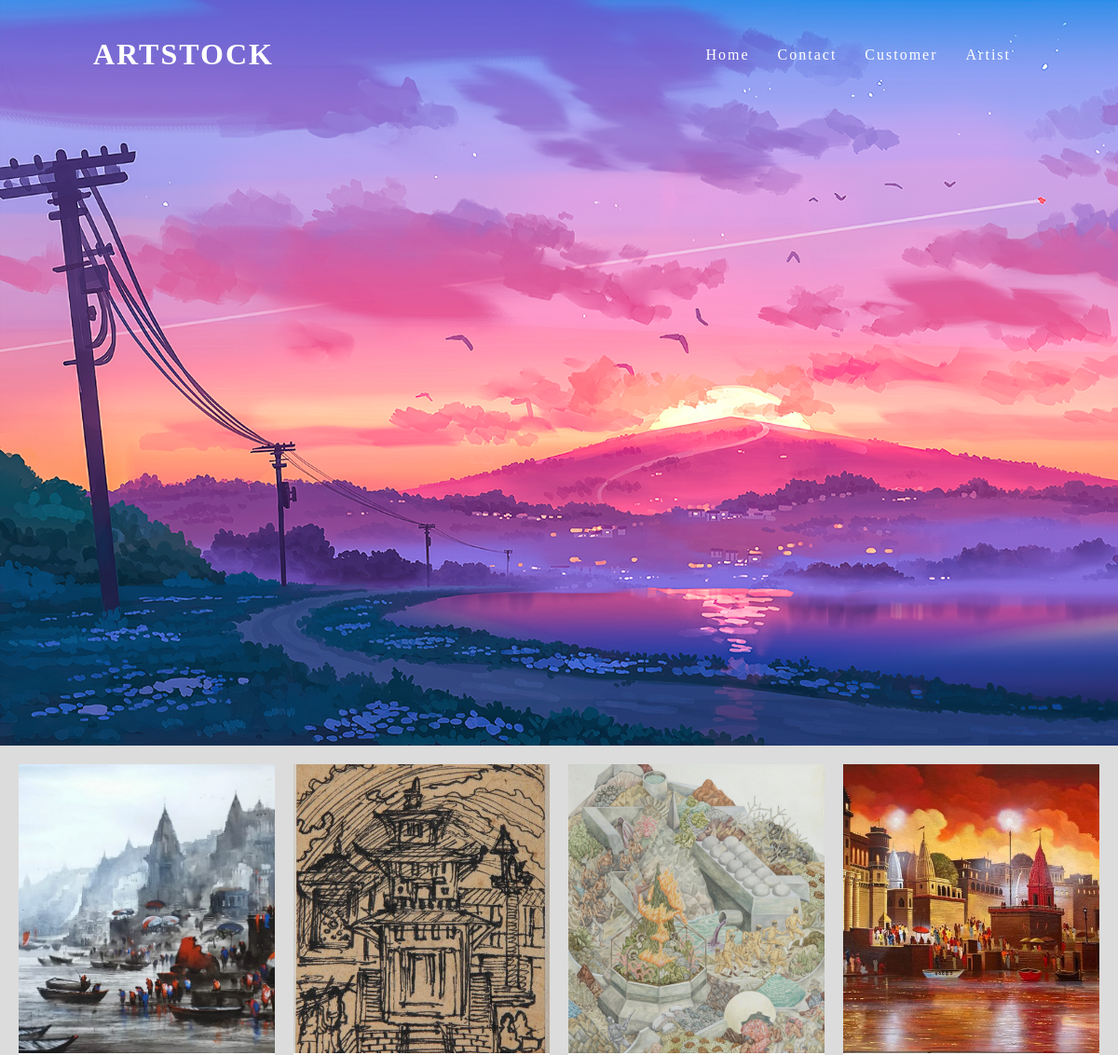
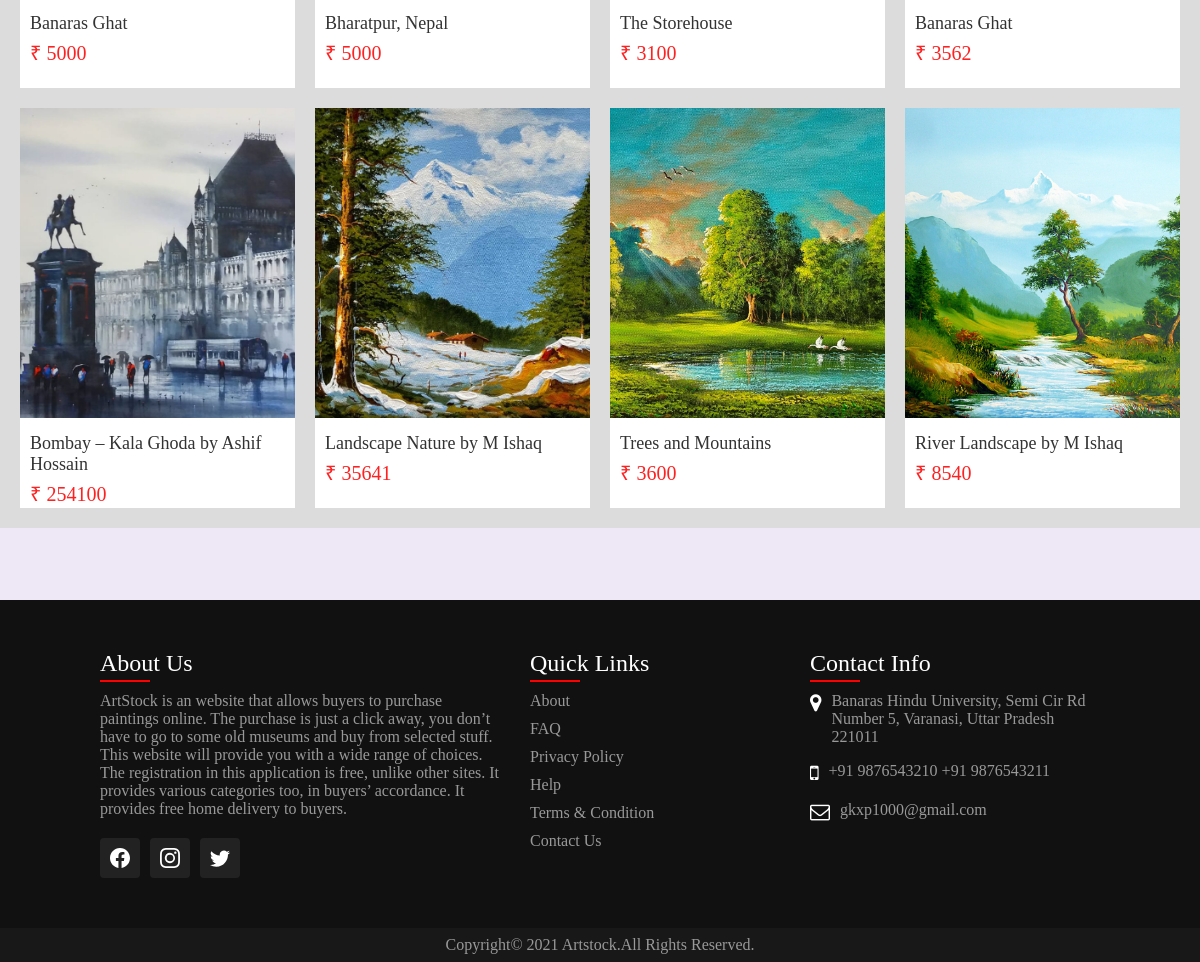
The page / on the database its author committed (2 pictures, top to bottom).
### stock/models.py (models this page shows, shortened)
class Art(models.Model):
	Artist_id = models.ForeignKey(Artist,on_delete=models.CASCADE)
	Art_id = models.AutoField(primary_key=True)
	quantity = models.IntegerField(blank=False)
	name = models.CharField(max_length=50,blank=False)
	descrip = models.TextField(blank=False)
	price = models.CharField(max_length=12,blank=False)
	image = models.ImageField(null=False, blank=False)
	CATEGORY_GAMES		=	"Games"
	CATEGORY_FICTION	=	"Fiction"
	CATEGORY_NATURE		=	"Natures"
	CATEGORY_GEOMETRIC	=	"Geometric"
	CATEGORY_MYSTERIOUS	=	"Mysterious"
	CATEGORY_ACTORS		=	"Actors"
	CATEGORY_MULTIVERSE	=	"Multiverse"
	CATEGORY_COMICS		= 	"Comics"
	CATEGORY_REALISTIC	=	"Realistic"
	CATEGORY_CONCEPTUAL	=	"Conceptual"
	CATEGORY_ANCIENT	=	"Ancient"
	CATEGORY_OTHER		=	"Others"
	CATEGORY_STATE_CHOICES = (
		(CATEGORY_GAMES,CATEGORY_GAMES),
		(CATEGORY_FICTION, CATEGORY_FICTION),
		(CATEGORY_NATURE, CATEGORY_NATURE),
		(CATEGORY_GEOMETRIC, CATEGORY_GEOMETRIC),
		(CATEGORY_ACTORS, CATEGORY_ACTORS),
		(CATEGORY_MYSTERIOUS, CATEGORY_MYSTERIOUS),
		(CATEGORY_MULTIVERSE, CATEGORY_MULTIVERSE),
		(CATEGORY_COMICS, CATEGORY_COMICS),
		(CATEGORY_REALISTIC, CATEGORY_REALISTIC),
		(CATEGORY_CONCEPTUAL, CATEGORY_CONCEPTUAL),
		(CATEGORY_ANCIENT, CATEGORY_ANCIENT),
		(CATEGORY_OTHER, CATEGORY_OTHER),
	)
	category = models.CharField(max_length=20,choices=CATEGORY_STATE_CHOICES,default=CATEGORY_OTHER)

### stock/views.py (the view)
# urls.py: path('', views.index_view, name="index"),
def index_view(request):
    query 	= request.GET.get('q')
    if query:
        var=Art.objects.filter(Q(category=query)).distinct()
        return render(request,'base.html',{'var':var})
    var = Art.objects.all()
    background=True
    return render(request,'base.html',{'var':var,'background':background})

### stock/template/base.html (shortened to what this page needs)
{% extends 'built.html' %}
{% block content %}
    <div class='ecom'>
    <div class="container1">
      {% for item in var %}
      <div class="card1">
        <div class="imgBx">
          <img src="{{item.image.url}}">
          <ul class="action1">
          </ul>
        </div>
        <div class="content">
          <div class="productName">
            <a href="{% url 'Art' item.Art_id %}" style="text-decoration: none;"><h3>{{item.name}}</h3></a>
          </div>
          <div class="price_rating">
            <h2>₹ {{item.price}}</h2>
          </div>
        </div>
      </div>
      {% endfor %}
    </div>
  </div>
{% endblock content %}

### stock/template/built.html (shortened to what this page needs)
<!doctype html>
<html lang="en">
  <head>
    <link rel="stylesheet" href="https://cdnjs.cloudflare.com/ajax/libs/font-awesome/4.7.0/css/font-awesome.css" />
  </head>
  <body>
      <header class="header47">
        <a href="#" class="logo47">ArtStock</a>
        <ul>
          <li><a href="{% url 'index' %}">Home</a></li>
          <li><a href="{% url 'ContactUs' %}">Contact</a></li>
          {% if request.user.is_authenticated and request.user.is_customer%}
          <li><a href="{% url 'Cart' %}">MyCart</a>
          <li><a href="{% url 'profile' %}">Profile</a></li>
          <li><a href="{% url 'logouts' %}">Logout</a></li>
          {% elif request.user.is_authenticated and request.user.is_artist %}
          <li><a href="{% url 'addart' %}">Add Art</a></li>
          <li><a href="{% url 'aprofile' %}">ArtistProfile</a></li>
          <li><a href="{% url 'logouts' %}">Logout</a></li>
          {% else %}
          <li><a href="{% url 'login_customer' %}">Customer</a></li>
          <li><a href="{% url 'login_artist' %}">Artist</a></li>
          {% endif %}
        </ul>
      </header>
      <section class="banner47"></section>
    {% block content %}{% endblock content %}
    <div class="footercontainer">
    <footer>
      <div class="container">
        <div class="sec aboutus">
          <h2 class="heading">About Us</h2>
          <p>ArtStock is an website that allows buyers to purchase paintings online. The purchase is just a click away, you don’t have to go to some old museums and buy from selected stuff.
</p>
<p>This website will provide you with a wide range of choices. The registration in this application is free, unlike other sites. It provides various categories too, in buyers’ accordance. It provides free home delivery to buyers.</p>
          <ul class="sci">
            <li><a href="#"></i></a></li>
            <li><a href="#"></a></li>
            <li><a href="#"></a></li>
          </ul>
        </div>
        <div class="sec quickLinks">
          <h2 class="heading">Quick Links</h2>
          <ul>
            <li><a href="#">About</a></li>
            <li><a href="#">FAQ</a></li>
            <li><a href="#">Privacy Policy</a></li>
            <li><a href="#">Help</a></li>
            <li><a href="#">Terms & Condition</a></li>
            <li><a href="#">Contact Us</a></li>
          </ul>
        </div>
        <div class="sec contact">
          <h2 class="heading">Contact Info</h2>
          <ul class="info">
            <li>
              <span><i class="fa fa-map-marker" aria-hidden="true"></i></span>
              <span>Banaras Hindu University, Semi Cir Rd Number 5, Varanasi, Uttar Pradesh 221011</span>
            </li>
            <li>
              <span><i class="fa fa-mobile" aria-hidden="true"></i></span>
              <p><a href="9876543210">+91 9876543210</a>
                <a href="9876543211">+91 9876543211</a></p>
            </li>
            <li>
              <span><i class="fa fa-envelope-o" aria-hidden="true"></i></span>
              <p><a href="gkxp1000@gmail.com">gkxp1000@gmail.com</a></p>
            </li>
          </ul>
        </div>
      </div>
    </footer>
    </div>
    <div class="copyrightText">
      <p>Copyright© 2021 Artstock.All Rights Reserved.</p>
    </div>
  </body>
</html>

### stock/template/style2.css (shortened to what this page needs)
{% if background == True %}
{% load static %}
{% endif %}

### rows shown on the page
Art: image (picture), name "Banaras Ghat", price "5000"
Art: image (picture), name "Bharatpur, Nepal", price "5000"
Art: image (picture), name "The Storehouse", price "3100"
Art: image (picture), name "Banaras Ghat", price "3562"
Art: image (picture), name "Bombay – Kala Ghoda by Ashif Hossain", price "254100"
Art: image (picture), name "Landscape Nature by M Ishaq", price "35641"
Art: image (picture), name "Trees and Mountains", price "3600"
Art: image (picture), name "River Landscape by M Ishaq", price "8540"
